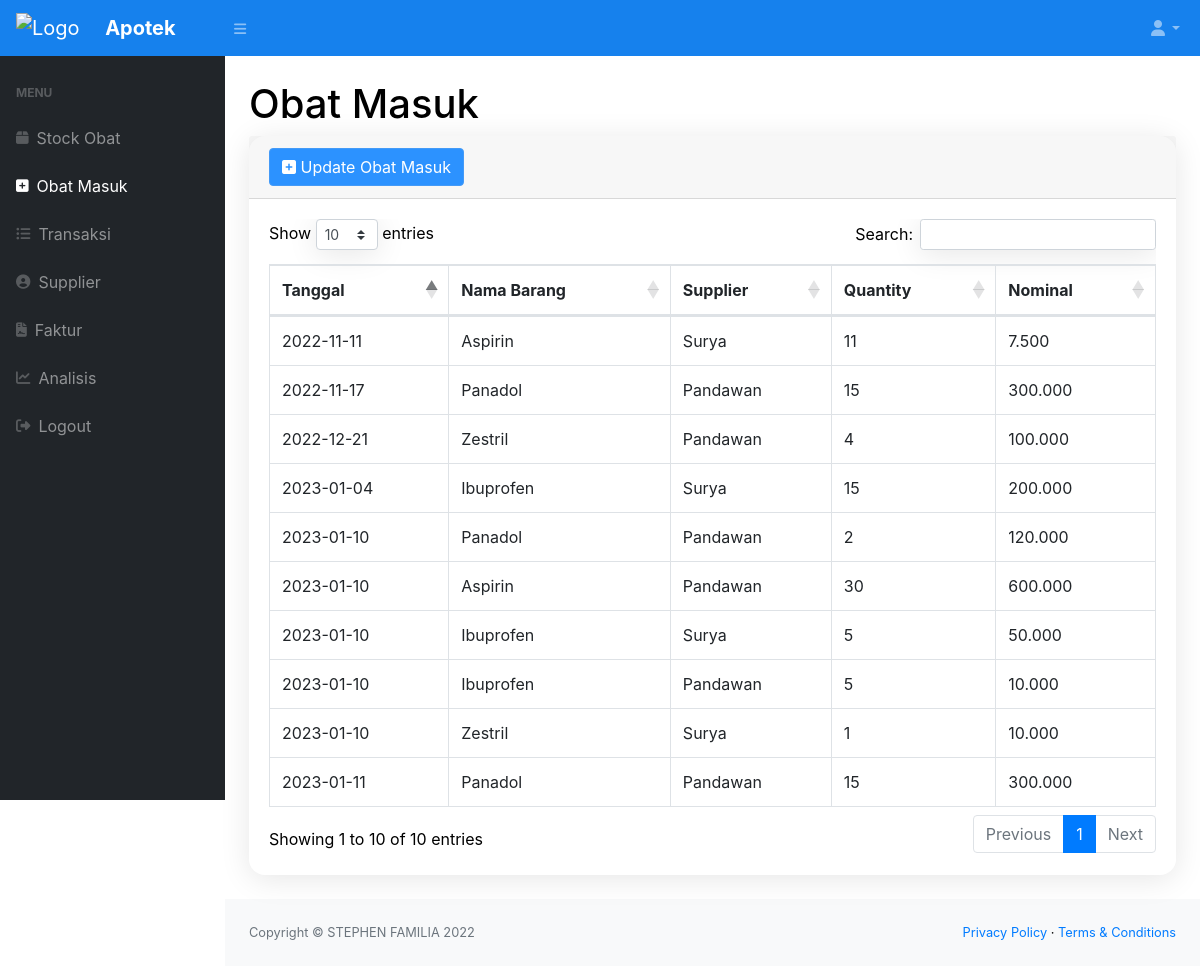
The page /masuk.php (signed in) on the database its author committed.
### tables this page shows
CREATE TABLE `masuk` (
  `idmasuk` int NOT NULL,
  `idobat` int NOT NULL,
  `kuantitas` int NOT NULL,
  `id_supplier` int NOT NULL,
  `tanggal` date NOT NULL DEFAULT (curdate()),
  `besarharga` bigint NOT NULL
);

CREATE TABLE `stock` (
  `idobat` int NOT NULL,
  `merek_dagang` varchar(150) NOT NULL,
  `harga` bigint NOT NULL,
  `satuan` enum('item','tablet','kapsul','tetesan','suppositori','hirup') NOT NULL,
  `exp_date` date NOT NULL,
  `stock` int NOT NULL,
  `supplier` int NOT NULL
);

CREATE TABLE `supplier` (
  `idsup` int NOT NULL,
  `nama_supplier` varchar(100)  NOT NULL,
  `alamat` varchar(100)  DEFAULT NULL,
  `no_telp` varchar(20) DEFAULT NULL
);

### masuk.php (the view, shortened to what this page needs)
<?php
require 'function.php';
include 'head.php';
?>
<body class="sb-nav-fixed">
  <?php include 'nav.php' ?>
  <div id="layoutSidenav_content">
    <main>
      <div class="container-fluid">
        <h1 class="mt-4">Obat Masuk</h1>
        <div class="card mb-4">
          <div class="card-header">
            <button type="button" class="btn btn-primary" data-toggle="modal" data-target="#myModal">
              <i class="fa fa-plus-square"></i> Update Obat Masuk
            </button>
          </div>
          <div class="card-body">
            <div class="table-responsive">
              <table class="table table-bordered" id="dataTable" width="100%" cellspacing="0">
                <thead>
                  <tr>
                    <th>Tanggal</th>
                    <th>Nama Barang</th>
                    <th>Supplier</th>
                    <th>Quantity</th>
                    <th>Nominal</th>
                  </tr>
                </thead>
                <tbody>
                  <?php
                  $ambilsemuadatastock = mysqli_query($conn, "SELECT * from masuk m,supplier p, stock s where s.idobat = m.idobat and p.idsup = m.id_supplier");
                  while ($data = mysqli_fetch_array($ambilsemuadatastock)) {
                    $tanggal = $data['tanggal'];
                    $namabarang = $data['merek_dagang'];
                    $supplier = $data['nama_supplier'];
                    $kuantitas = $data['kuantitas'];
                    $besarharga = $data['besarharga'];
                    ?>
                    <tr>
                      <td><?= $tanggal ?></td>
                      <td>
                        <?= $namabarang ?>
                      </td>
                      <td><?= $supplier ?></td>
                      <td>
                        <?= $kuantitas ?>
                      </td>
                      <td><?= number_format($besarharga, 0, ",", ".") ?></td>
                    </tr>
                    <?php
                  }
                  ?>
                </tbody>
              </table>
            </div>
          </div>
        </div>
      </div>
    </main>
    <footer class="py-4 bg-light mt-auto">
      <div class="container-fluid">
        <div class="d-flex align-items-center justify-content-between small">
          <div class="text-muted">Copyright &copy; STEPHEN FAMILIA 2022</div>
          <div>
            <a href="#">Privacy Policy</a>
            &middot;
            <a href="#">Terms &amp; Conditions</a>
          </div>
        </div>
      </div>
    </footer>
  </div>
  </div>
</body>
      </html>

### rows shown on the page
masuk: tanggal "2023-01-04", idobat.merek_dagang "Ibuprofen", id_supplier.nama_supplier "Surya", kuantitas "15", besarharga "200.000"
masuk: tanggal "2022-11-11", idobat.merek_dagang "Aspirin", id_supplier.nama_supplier "Surya", kuantitas "11", besarharga "7.500"
masuk: tanggal "2022-11-17", idobat.merek_dagang "Panadol", id_supplier.nama_supplier "Pandawan", kuantitas "15", besarharga "300.000"
masuk: tanggal "2023-01-10", idobat.merek_dagang "Panadol", id_supplier.nama_supplier "Pandawan", kuantitas "2", besarharga "120.000"
masuk: tanggal "2022-12-21", idobat.merek_dagang "Zestril", id_supplier.nama_supplier "Pandawan", kuantitas "4", besarharga "100.000"
masuk: tanggal "2023-01-10", idobat.merek_dagang "Aspirin", id_supplier.nama_supplier "Pandawan", kuantitas "30", besarharga "600.000"
masuk: tanggal "2023-01-10", idobat.merek_dagang "Ibuprofen", id_supplier.nama_supplier "Surya", kuantitas "5", besarharga "50.000"
masuk: tanggal "2023-01-10", idobat.merek_dagang "Ibuprofen", id_supplier.nama_supplier "Pandawan", kuantitas "5", besarharga "10.000"
masuk: tanggal "2023-01-10", idobat.merek_dagang "Zestril", id_supplier.nama_supplier "Surya", kuantitas "1", besarharga "10.000"
masuk: tanggal "2023-01-11", idobat.merek_dagang "Panadol", id_supplier.nama_supplier "Pandawan", kuantitas "15", besarharga "300.000"
